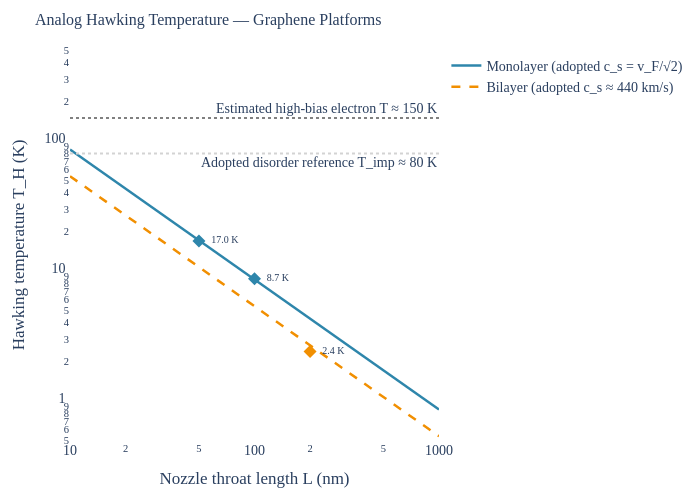

The cell this chart's notebook holds for it:
### Markdown cell above
## Conditional measurement programme

1. Retain the illustrative bilayer geometry, estimated high-bias electron150K (not bath temperature) and0.5–85GHz
   receiver target; establish an actual nonempty error-controlled band.
2. Measure/calibrate current-contact transfer, transmission, quantum-noise
   ordering, efficiency and correlated/background noise.
3. Fit the full corrected raw-PSD template; a Planck-occupation test also
   divides out calibrated2*hbar*omega*sigma_Q*Gamma and handles the floor.
4. Legacy full-grid ideal times are not qualified five-sigma discovery
   times or evidence that systematics dominate.
5. Measure the actual sonic gradient while varying bias/geometry;
   kappa proportional to1/L requires a separate fixed-profile assumption.

### Code cell
from src.core.visualizations import fig_graphene_hawking_temperature_sweep
fig_graphene_hawking_temperature_sweep().show()

### Figure 1 — Plotly figure (JSON) as saved in the notebook; plotly's stock layout.template omitted (floating-point values rounded to 4 significant figures; data arrays with more than 128 entries replaced by an {"elided": "..."} marker saying what was removed)
{"data": [{"line": {"color": "#2E86AB", "width": 2.5}, "name": "Monolayer (adopted c_s = v_F/√2)", "type": "scatter", "x": {"elided": "200 float values"}, "y": {"elided": "200 float values"}}, {"line": {"color": "#F18F01", "dash": "dash", "width": 2.5}, "name": "Bilayer (adopted c_s ≈ 440 km/s)", "type": "scatter", "x": {"elided": "200 float values"}, "y": {"elided": "200 float values"}}, {"marker": {"color": "#F18F01", "size": 10, "symbol": "diamond"}, "mode": "markers+text", "name": "Dean bilayer nozzle", "showlegend": false, "text": ["  2.4 K"], "textfont": {"size": 10}, "textposition": "middle right", "type": "scatter", "x": [200], "y": [2.4]}, {"marker": {"color": "#2E86AB", "size": 10, "symbol": "diamond"}, "mode": "markers+text", "name": "Monolayer 100nm", "showlegend": false, "text": ["  8.7 K"], "textfont": {"size": 10}, "textposition": "middle right", "type": "scatter", "x": [100], "y": [8.7]}, {"marker": {"color": "#2E86AB", "size": 10, "symbol": "diamond"}, "mode": "markers+text", "name": "Monolayer 50nm", "showlegend": false, "text": ["  17.0 K"], "textfont": {"size": 10}, "textposition": "middle right", "type": "scatter", "x": [50], "y": [17.0]}], "layout": {"annotations": [{"showarrow": false, "text": "Estimated high-bias electron T ≈ 150 K", "x": 1, "xanchor": "right", "xref": "x domain", "y": 2.176, "yanchor": "bottom", "yref": "y"}, {"showarrow": false, "text": "Adopted disorder reference T_imp ≈ 80 K", "x": 1, "xanchor": "right", "xref": "x domain", "y": 1.903, "yanchor": "top", "yref": "y"}], "font": {"family": "CMU Serif, Computer Modern, Times New Roman, serif", "size": 14}, "height": 500, "margin": {"b": 60, "l": 70, "r": 30, "t": 50}, "paper_bgcolor": "white", "plot_bgcolor": "white", "shapes": [{"line": {"color": "grey", "dash": "dot"}, "type": "line", "x0": 0, "x1": 1, "xref": "x domain", "y0": 150, "y1": 150, "yref": "y"}, {"line": {"color": "lightgrey", "dash": "dot"}, "type": "line", "x0": 0, "x1": 1, "xref": "x domain", "y0": 80, "y1": 80, "yref": "y"}], "title": {"font": {"family": "CMU Serif, Computer Modern, Times New Roman, serif", "size": 16}, "text": "Analog Hawking Temperature — Graphene Platforms"}, "width": 700, "xaxis": {"title": {"text": "Nozzle throat length L (nm)"}, "type": "log"}, "yaxis": {"range": [-0.301, 2.699], "title": {"text": "Hawking temperature T_H (K)"}, "type": "log"}}}
